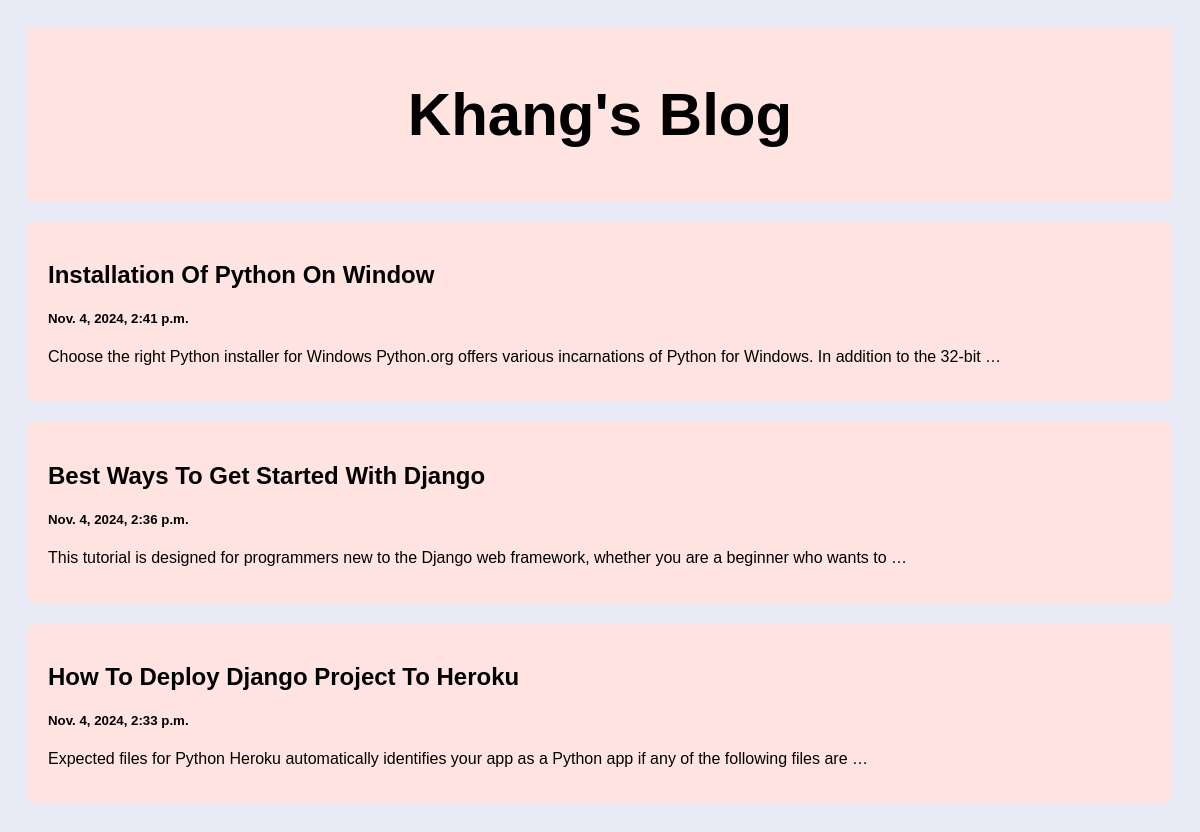
The page / on the database its author committed.
### posts/models.py (models this page shows)
class Post(models.Model):
  title = models.CharField(max_length=100)
  body = models.CharField(max_length=1000000)
  created_at = models.DateTimeField(default=datetime.now, blank=True)

### posts/views.py (the view)
# urls.py: path('', views.index, name = 'index'),
def index(request):
  posts = Post.objects.all()
  return render(request, 'index.html', {'posts':posts})

### templates/index.html (shortened to what this page needs)
<!DOCTYPE html>
<html>
<head>
</head>
<body>
<div class="header">
  <h2>Khang's Blog</h2>
</div>
<div class="row">
  <div class="leftcolumn">
    {% for post in posts reversed %}
    <div class="card">
      <a style="text-decoration: none; color: black;" href="/post/{{post.id}}">
        <h2>{{post.title}}</h2>
        <h5>{{post.created_at}}</h5>
        <p>{{post.body|truncatewords:20}}</p>
      </a>
    </div>
    {% endfor %}
  </div>
</div>
</body>
</html>

### templates/index.html (style rules this page uses)
* { box-sizing: border-box; }
body { font-family: Arial; padding: 20px; background: #e8eaf6; }
.header { padding: 2px; font-size: 40px; text-align: center; background: #FFE4E1; }
.leftcolumn { float: left; width: 100%; }
.card { background-color: #FFE4E1; padding: 20px; margin-top: 20px; transition: transform 0.3s, box-shadow 0.3s; border-radius: 8px; cursor: pointer; }
.row:after { content: ""; display: table; clear: both; }

### rows shown on the page
Post: title "Installation Of Python On Window", created_at "Nov. 4, 2024, 2:41 p.m.", body "Choose the right Python installer for Windows Python.org offers various incarnations of Python for Windows. In addition to the 32-bit …"
Post: title "Best Ways To Get Started With Django", created_at "Nov. 4, 2024, 2:36 p.m.", body "This tutorial is designed for programmers new to the Django web framework, whether you are a beginner who wants to …"
Post: title "How To Deploy Django Project To Heroku", created_at "Nov. 4, 2024, 2:33 p.m.", body "Expected files for Python Heroku automatically identifies your app as a Python app if any of the following files are …"
